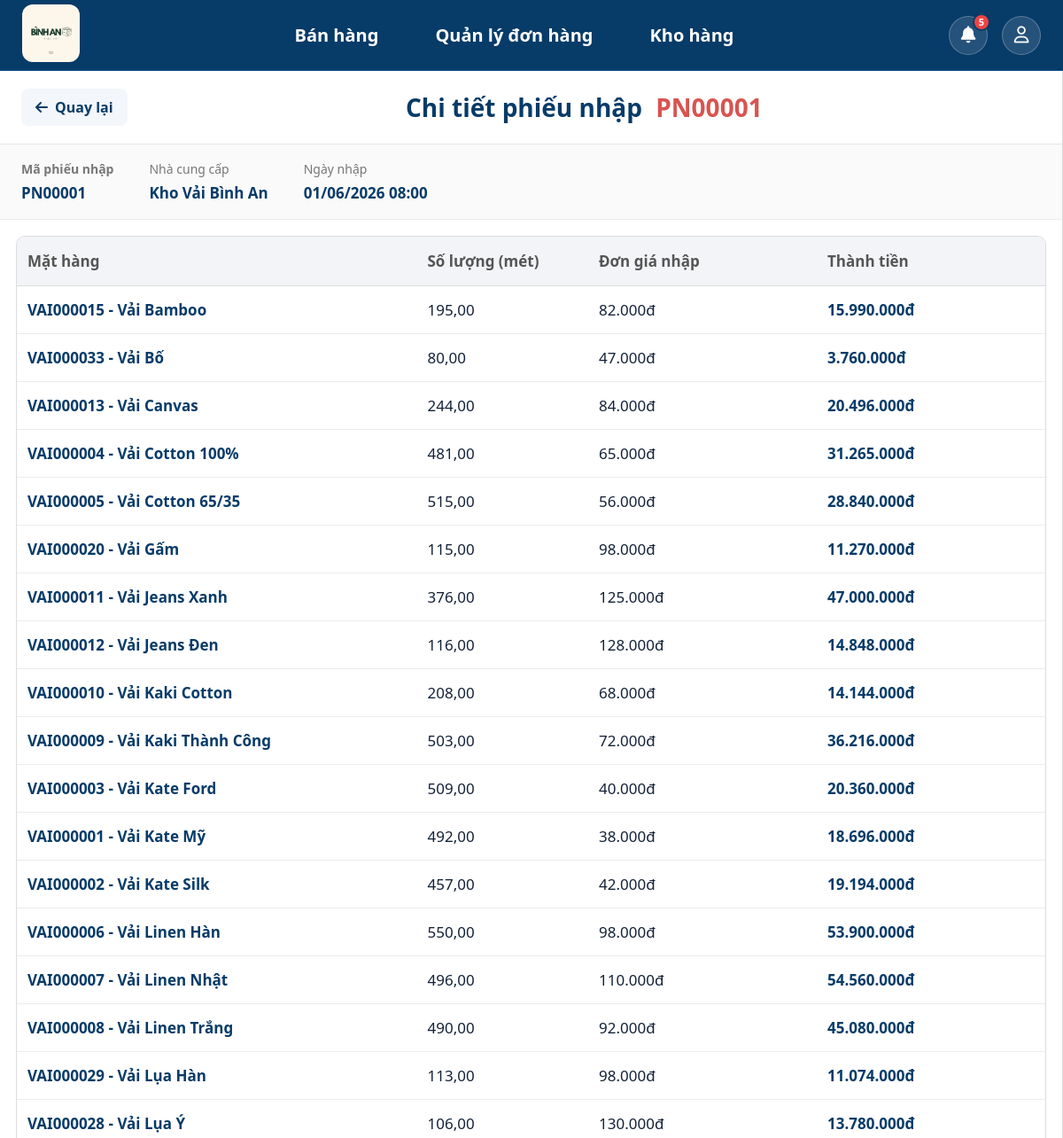
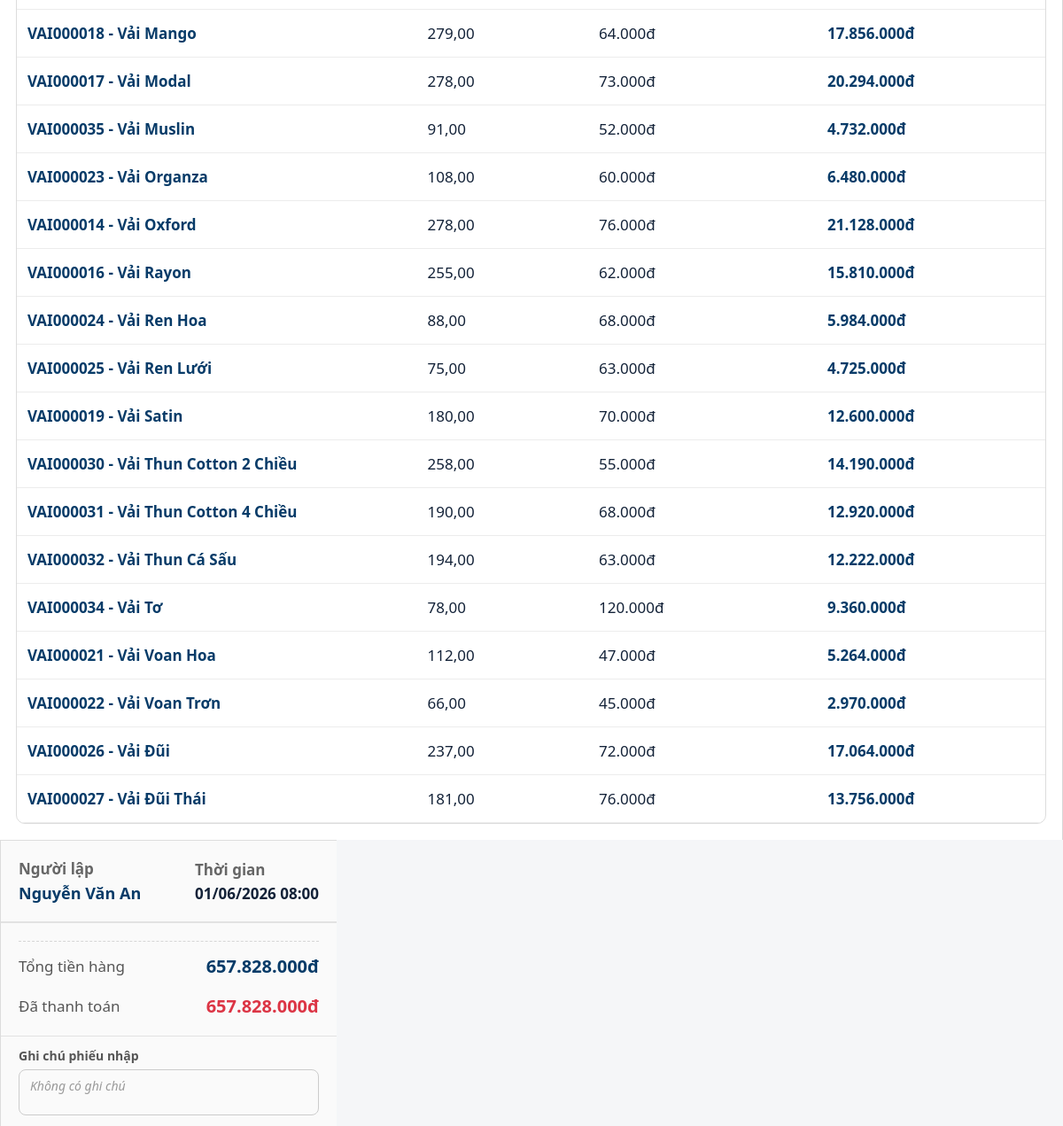
Screenshot of /inventory/purchase/1/ (signed in) with the database file from the repository (2 pictures, top to bottom).
### inventory/models.py (models this page shows, shortened)
class PurchaseReceipt(models.Model):
    employee = models.ForeignKey(settings.AUTH_USER_MODEL, on_delete=models.PROTECT, related_name="purchase_receipts",verbose_name="Người lập"
    )
    supplier_name = models.CharField( max_length=200,verbose_name="Tên nhà cung cấp")
    supplier_phone = models.CharField(max_length=15,blank=True,verbose_name="SĐT nhà cung cấp")
    total_amount = models.DecimalField( max_digits=14, decimal_places=0,default=0,verbose_name="Tổng tiền")
    created_at = models.DateTimeField( auto_now_add=True,verbose_name="Ngày nhập")
    updated_at = models.DateTimeField(auto_now=True)
    class Meta:
        verbose_name = "Phiếu nhập"
        verbose_name_plural = "Phiếu nhập"
        ordering = ["-created_at"]
    @property
    def purchase_code(self):
        return f"PN{self.pk:05d}"

class PurchaseItem(models.Model):
    receipt = models.ForeignKey( PurchaseReceipt,on_delete=models.CASCADE,related_name="items",verbose_name="Phiếu nhập"
    )
    product = models.ForeignKey(Product,on_delete=models.PROTECT,related_name="purchase_items",verbose_name="Vải")
    quantity = models.DecimalField( max_digits=10,decimal_places=2,verbose_name="Số lượng (m)")
    unit_price = models.DecimalField( max_digits=12,decimal_places=0,verbose_name="Giá nhập")
    subtotal = models.DecimalField(max_digits=14, decimal_places=0,editable=False, verbose_name="Thành tiền")
    class Meta:
        verbose_name = "Chi tiết phiếu nhập"
        verbose_name_plural = "Chi tiết phiếu nhập"

class Product(models.Model):
    class Status(models.TextChoices):
        ACTIVE = "active", "Còn bán"
        INACTIVE = "inactive", "Ngừng kinh doanh"
    name = models.CharField(max_length=200,unique=True,verbose_name="Tên vải"    )
    cost_price = models.DecimalField(max_digits=12,decimal_places=0,default=0, verbose_name="Giá vốn"    )
    selling_price = models.DecimalField(max_digits=12,decimal_places=0,default=0,verbose_name="Giá bán")
    stock_quantity = models.DecimalField(max_digits=10,decimal_places=2,default=Decimal("0.00"),verbose_name="Tồn kho (mét)")
    minimum_stock = models.DecimalField(max_digits=10,decimal_places=2,default=5,verbose_name="Tồn kho tối thiểu")
    status = models.CharField(max_length=20,choices=Status.choices,default=Status.ACTIVE, verbose_name="Trạng thái")
    created_at = models.DateTimeField(auto_now_add=True)
    updated_at = models.DateTimeField(auto_now=True)
    profit_margin = models.DecimalField(max_digits=5,decimal_places=2,default=Decimal("0.00"), verbose_name="Tỷ lệ lợi nhuận (%)")
    @property
    def fabric_code(self):
        return f"VAI{self.pk:06d}" if self.pk else "VAI"
    class Meta:
        verbose_name = "Mặt hàng"
        verbose_name_plural = "Mặt hàng"
        ordering = ["name"]

### accounts/models.py (models this page shows, shortened)
class User(AbstractUser):
    first_name = None
    last_name = None
    class Role(models.TextChoices):
        OWNER = "OWNER", "Chủ cửa hàng"
        EMPLOYEE = "EMPLOYEE", "Nhân viên"
    username = models.CharField(max_length=50,unique=True,verbose_name="Tên đăng nhập")
    full_name = models.CharField(max_length=100,verbose_name="Họ và tên")
    phone = models.CharField(max_length=10,unique=True,verbose_name="Số điện thoại")
    role = models.CharField( max_length=20, choices=Role.choices, default=Role.EMPLOYEE, verbose_name="Vai trò")
    is_active = models.BooleanField(default=True,verbose_name="Đang hoạt động")
    created_at = models.DateTimeField(auto_now_add=True,verbose_name="Ngày tạo")
    updated_at = models.DateTimeField(auto_now=True,verbose_name="Ngày cập nhật")
    USERNAME_FIELD = "username"
    REQUIRED_FIELDS = ["full_name", "phone"]
    class Meta:
        db_table = "users"
        ordering = ["full_name"]
        verbose_name = "Người dùng"
        verbose_name_plural = "Người dùng"
    @property
    def is_owner(self):
        return self.role == self.Role.OWNER

### inventory/views.py (the view)
# urls.py: path("purchase/<int:purchase_id>/",views.purchase_detail,name="purchase_detail",),
@login_required(login_url="login")
def purchase_detail(request, purchase_id):
    purchase = get_object_or_404(
        PurchaseReceipt.objects.select_related("employee").prefetch_related("items__product"),
        pk=purchase_id)
    return render(request, "inventory/purchase_detail.html",{"purchase": purchase,})

### accounts/context_processors.py (called while the page is built)
def notifications_context(request):
    if request.user.is_authenticated:
        user_notifications = Notification.objects.filter(receiver=request.user).order_by("-created_at")[:10]
        unread_count = Notification.objects.filter(receiver=request.user, is_read=False).count()
        return {
            "notifications": user_notifications,
            "unread_notification_count": unread_count,
        }
    return {
        "notifications": [],
        "unread_notification_count": 0,
    }

### sales/templatetags/money.py (called while the page is built)
@register.filter
def money(value):
    if value in [None, ""]:
        return ""
    try:
        numeric_value = float(value)
        return f"{numeric_value:,.0f}".replace(",", ".") + "đ"
    except (ValueError, TypeError):
        return value

### templates/inventory/purchase_detail.html (shortened to what this page needs)
{% extends "base.html" %}
{% load static %}
{% load money %}
{% block css %}
<link rel="stylesheet" href="{% static 'css/order_detail.css' %}">
<link rel="stylesheet" href="{% static 'css/homepage.css' %}">
<link rel="stylesheet" href="{% static 'css/base.css' %}">
{% endblock %}
{% block content %}
<div class="container">
    <section class="left-panel">
        <div class="page-header">
            <div class="header-left">
                <a href="{% url 'inventory:purchase_list' %}" class="btn-back">
                    <i class="fa-solid fa-arrow-left"></i>
                    <span>Quay lại</span>
                </a>
            </div>
            <div class="header-center">
                <h2>
                    Chi tiết phiếu nhập
                    <span class="invoice-code">{{ purchase.purchase_code }}</span>
                </h2>
            </div>
        </div>
        <div class="invoice-info">
            <div class="info-item">
                <span><b>Mã phiếu nhập</b></span>
                <strong>{{ purchase.purchase_code }}</strong>
            </div>
            <div class="info-item">
                <span>Nhà cung cấp</span>
                <strong>{{ purchase.supplier_name|default:"Nhà cung cấp lẻ" }}</strong>
            </div>
            <div class="info-item">
                <span>Ngày nhập</span>
                <strong>{{ purchase.created_at|date:"d/m/Y H:i" }}</strong>
            </div>
        </div>
        <div class="product-table">
            <table>
                <thead>
                    <tr>
                        <th width="35%">Mặt hàng</th>
                        <th width="15%">Số lượng (mét)</th>
                        <th width="20%">Đơn giá nhập</th>
                        <th width="20%">Thành tiền</th>
                    </tr>
                </thead>
                <tbody>
                    {% for item in purchase.items.all %}
                        <tr>
                            <td>
                                <div class="product-name">
                                    <strong>{{ item.product.fabric_code }}</strong> - {{ item.product.name }}
                                </div>
                            </td>
                            <td>{{ item.quantity }}</td>
                            <td>{{ item.unit_price|money }}</td>
                            <td style="font-weight:600; color:#073B68;">
                                {{ item.subtotal|money }}
                            </td>
                        </tr>
                    {% empty %}
                        <tr class="empty-row">
                            <td colspan="4">
                                Không có sản phẩm nào trong phiếu nhập này.
                            </td>
                        </tr>
                    {% endfor %}
                </tbody>
            </table>
        </div>
    </section>
    <aside class="payment-panel">
        <div class="staff">
            <div>
                <div class="staff-label">Người lập</div>
                <strong>{{ purchase.employee.full_name|default:purchase.employee.username }}</strong>
            </div>
            <div>
                <div class="staff-date">Thời gian</div>
                <span>{{ purchase.created_at|date:"d/m/Y H:i" }}</span>
            </div>
        </div>
        <div class="summary">
            <div class="row total-row">
                <span>Tổng tiền hàng</span>
                <strong>{{ purchase.total_amount|money }}</strong>
            </div>
            <div class="row">
                <span>Đã thanh toán</span>
                <strong style="color: #dc3545;">{{ purchase.total_amount|money }}</strong>
            </div>
        </div>
        <div class="note-wrapper">
            <label>Ghi chú phiếu nhập</label>
            <div class="note-box">
                {% if purchase.note %}
                    {{ purchase.note }}
                {% else %}
                    <span class="empty-note">Không có ghi chú</span>
                {% endif %}
            </div>
        </div>
    </aside>
</div>
{% endblock %}

### static/css/base.css (style rules this page uses)
* { margin: 0; padding: 0; box-sizing: border-box; font-family: "Segoe UI", sans-serif; }
body { background: #f5f6f8; color: #132238; }

### static/css/order_detail.css (style rules this page uses)
.container { display:flex; height:calc(100vh - 80px); }
.left-panel { flex:1; background:#fff; border-right:1px solid #dcdcdc; display:flex; flex-direction:column; }
.page-header { display:flex; justify-content:space-between; align-items:center; padding:20px 24px; border-bottom:1px solid #e6e6e6; background:#fff; }
.header-left { display:flex; align-items:center; }
.btn-back { display:flex; align-items:center; gap:8px; padding:10px 16px; border-radius:8px; background:#f3f6fa; color:#073B68; text-decoration:none; font-weight:600; transition:.2s; }
.header-center { flex:1; text-align:center; }
.header-center h2 { margin:0; font-size:28px; color:#073B68; font-weight:700; }
.invoice-code { margin-left:8px; color:#d9534f; }
.invoice-info { display:flex; gap:40px; padding:18px 24px; border-bottom:1px solid #ececec; background:#fafafa; }
.info-item { display:flex; flex-direction:column; gap:6px; }
.info-item span { font-size:14px; color:#777; }
.info-item strong { font-size:17px; color:#073B68; }
.product-table { margin:20px; border:1px solid #dcdcdc; border-radius:10px; overflow:hidden; background:#fff; flex:1; }
.product-table table { width:100%; border-collapse:collapse; }
.product-table thead { background:#f2f4f7; }
.product-table th { padding:16px 12px; text-align:left; font-size:17px; font-weight:600; color:#555; border-bottom:1px solid #ddd; }
.product-table td { padding:15px 12px; font-size:17px; border-bottom:1px solid #ececec; }
.product-name { font-weight:600; color:#073B68; }
.payment-panel { width:380px; background:#fafafa; display:flex; flex-direction:column; border-left:1px solid #dcdcdc; }
.staff { padding:20px; display:flex; justify-content:space-between; align-items:center; border-bottom:1px solid #e2e2e2; }
.staff-label, .staff-date { color:#666; margin-bottom:4px; }
.staff strong { font-size:18px; color:#073B68; }
.summary { padding:20px; border-top:1px solid #e2e2e2; border-bottom:1px solid #e2e2e2; }
.summary .row { display:flex; justify-content:space-between; align-items:center; margin-bottom:18px; }
.summary .row:last-child { margin-bottom:0; }
.summary span { color:#555; font-size:17px; }
.summary strong { color:#073B68; font-size:20px; }
.total-row { padding-top:14px; border-top:1px dashed #d6d6d6; }
.note-wrapper { margin:20px; display:flex; flex-direction:column; gap:8px; }
.note-wrapper label { color:#555; font-weight:600; }
.note-box { margin: 0; width: 100%; height: 52px; min-height: 48px; max-height: 58px; resize: none; border: 1px solid #ccc; border-radius: 8px; padding: 8px 12px; font-size: 14px; line-height: 1.4; outline: none; box-sizing: border-box; }
.empty-note { color:#999; font-style:italic; }
@media (max-width:1200px) { .container { flex-direction:column;height:auto; } }
@media (max-width:1200px) { .payment-panel { width:100%;border-left:none;border-top:1px solid #ddd; } }

### static/css/homepage.css (style rules this page uses)
.container { display: flex; height: calc(100vh - 80px); }
.left-panel { flex: 1; background: white; border-right: 1px solid #d7d7d7; }
.product-table { margin: 18px; border: 1px solid #dcdcdc; border-radius: 10px; overflow: hidden; background: white; }
.product-table table { width: 100%; border-collapse: collapse; }
.product-table thead { background: #f2f4f7; }
.product-table th { padding: 16px 12px; font-size: 17px; font-weight: 600; color: #555; text-align: left; border-bottom: 1px solid #ddd; }
.product-table td { padding: 15px 12px; font-size: 17px; border-bottom: 1px solid #ececec; }
.payment-panel { width: 380px; background: #fafafa; display: flex; flex-direction: column; border-left: 1px solid #dcdcdc; }
.staff { padding: 20px; display: flex; justify-content: space-between; align-items: center; border-bottom: 1px solid #e2e2e2; font-size: 17px; font-weight: 600; }
.summary { padding: 20px; border-top: 1px solid #e2e2e2; border-bottom: 1px solid #e2e2e2; }
.summary .row { display: flex; justify-content: space-between; align-items: center; margin-bottom: 18px; }
.summary span { font-size: 17px; color: #555; }
.summary strong { color: #073B68; font-size: 20px; }
.note-wrapper { margin: 12px 20px; display: flex; flex-direction: column; gap: 6px; }
.note-wrapper label { font-weight: 600; color: #555; font-size: 14px; }

### rows the page displays
PurchaseReceipt: purchase_code "PN00001", supplier_name "Kho Vải Bình An", created_at "01/06/2026 08:00", employee.full_name "Nguyễn Văn An", total_amount "657.828.000đ"
PurchaseItem: product.fabric_code "VAI000015", product.name "Vải Bamboo", quantity "195,00", unit_price "82.000đ", subtotal "15.990.000đ"
PurchaseItem: product.fabric_code "VAI000033", product.name "Vải Bố", quantity "80,00", unit_price "47.000đ", subtotal "3.760.000đ"
PurchaseItem: product.fabric_code "VAI000013", product.name "Vải Canvas", quantity "244,00", unit_price "84.000đ", subtotal "20.496.000đ"
PurchaseItem: product.fabric_code "VAI000004", product.name "Vải Cotton 100%", quantity "481,00", unit_price "65.000đ", subtotal "31.265.000đ"
PurchaseItem: product.fabric_code "VAI000005", product.name "Vải Cotton 65/35", quantity "515,00", unit_price "56.000đ", subtotal "28.840.000đ"
PurchaseItem: product.fabric_code "VAI000020", product.name "Vải Gấm", quantity "115,00", unit_price "98.000đ", subtotal "11.270.000đ"
PurchaseItem: product.fabric_code "VAI000011", product.name "Vải Jeans Xanh", quantity "376,00", unit_price "125.000đ", subtotal "47.000.000đ"
PurchaseItem: product.fabric_code "VAI000012", product.name "Vải Jeans Đen", quantity "116,00", unit_price "128.000đ", subtotal "14.848.000đ"
PurchaseItem: product.fabric_code "VAI000010", product.name "Vải Kaki Cotton", quantity "208,00", unit_price "68.000đ", subtotal "14.144.000đ"
PurchaseItem: product.fabric_code "VAI000009", product.name "Vải Kaki Thành Công", quantity "503,00", unit_price "72.000đ", subtotal "36.216.000đ"
PurchaseItem: product.fabric_code "VAI000003", product.name "Vải Kate Ford", quantity "509,00", unit_price "40.000đ", subtotal "20.360.000đ"
PurchaseItem: product.fabric_code "VAI000001", product.name "Vải Kate Mỹ", quantity "492,00", unit_price "38.000đ", subtotal "18.696.000đ"
PurchaseItem: product.fabric_code "VAI000002", product.name "Vải Kate Silk", quantity "457,00", unit_price "42.000đ", subtotal "19.194.000đ"
PurchaseItem: product.fabric_code "VAI000006", product.name "Vải Linen Hàn", quantity "550,00", unit_price "98.000đ", subtotal "53.900.000đ"
PurchaseItem: product.fabric_code "VAI000007", product.name "Vải Linen Nhật", quantity "496,00", unit_price "110.000đ", subtotal "54.560.000đ"
PurchaseItem: product.fabric_code "VAI000008", product.name "Vải Linen Trắng", quantity "490,00", unit_price "92.000đ", subtotal "45.080.000đ"
PurchaseItem: product.fabric_code "VAI000029", product.name "Vải Lụa Hàn", quantity "113,00", unit_price "98.000đ", subtotal "11.074.000đ"
PurchaseItem: product.fabric_code "VAI000028", product.name "Vải Lụa Ý", quantity "106,00", unit_price "130.000đ", subtotal "13.780.000đ"
PurchaseItem: product.fabric_code "VAI000018", product.name "Vải Mango", quantity "279,00", unit_price "64.000đ", subtotal "17.856.000đ"
PurchaseItem: product.fabric_code "VAI000017", product.name "Vải Modal", quantity "278,00", unit_price "73.000đ", subtotal "20.294.000đ"
PurchaseItem: product.fabric_code "VAI000035", product.name "Vải Muslin", quantity "91,00", unit_price "52.000đ", subtotal "4.732.000đ"
PurchaseItem: product.fabric_code "VAI000023", product.name "Vải Organza", quantity "108,00", unit_price "60.000đ", subtotal "6.480.000đ"
PurchaseItem: product.fabric_code "VAI000014", product.name "Vải Oxford", quantity "278,00", unit_price "76.000đ", subtotal "21.128.000đ"
PurchaseItem: product.fabric_code "VAI000016", product.name "Vải Rayon", quantity "255,00", unit_price "62.000đ", subtotal "15.810.000đ"
PurchaseItem: product.fabric_code "VAI000024", product.name "Vải Ren Hoa", quantity "88,00", unit_price "68.000đ", subtotal "5.984.000đ"
PurchaseItem: product.fabric_code "VAI000025", product.name "Vải Ren Lưới", quantity "75,00", unit_price "63.000đ", subtotal "4.725.000đ"
PurchaseItem: product.fabric_code "VAI000019", product.name "Vải Satin", quantity "180,00", unit_price "70.000đ", subtotal "12.600.000đ"
PurchaseItem: product.fabric_code "VAI000030", product.name "Vải Thun Cotton 2 Chiều", quantity "258,00", unit_price "55.000đ", subtotal "14.190.000đ"
PurchaseItem: product.fabric_code "VAI000031", product.name "Vải Thun Cotton 4 Chiều", quantity "190,00", unit_price "68.000đ", subtotal "12.920.000đ"
PurchaseItem: product.fabric_code "VAI000032", product.name "Vải Thun Cá Sấu", quantity "194,00", unit_price "63.000đ", subtotal "12.222.000đ"
PurchaseItem: product.fabric_code "VAI000034", product.name "Vải Tơ", quantity "78,00", unit_price "120.000đ", subtotal "9.360.000đ"
PurchaseItem: product.fabric_code "VAI000021", product.name "Vải Voan Hoa", quantity "112,00", unit_price "47.000đ", subtotal "5.264.000đ"
PurchaseItem: product.fabric_code "VAI000022", product.name "Vải Voan Trơn", quantity "66,00", unit_price "45.000đ", subtotal "2.970.000đ"
PurchaseItem: product.fabric_code "VAI000026", product.name "Vải Đũi", quantity "237,00", unit_price "72.000đ", subtotal "17.064.000đ"
PurchaseItem: product.fabric_code "VAI000027", product.name "Vải Đũi Thái", quantity "181,00", unit_price "76.000đ", subtotal "13.756.000đ"

### other values shown
{{ unread_notification_count }} "5"
